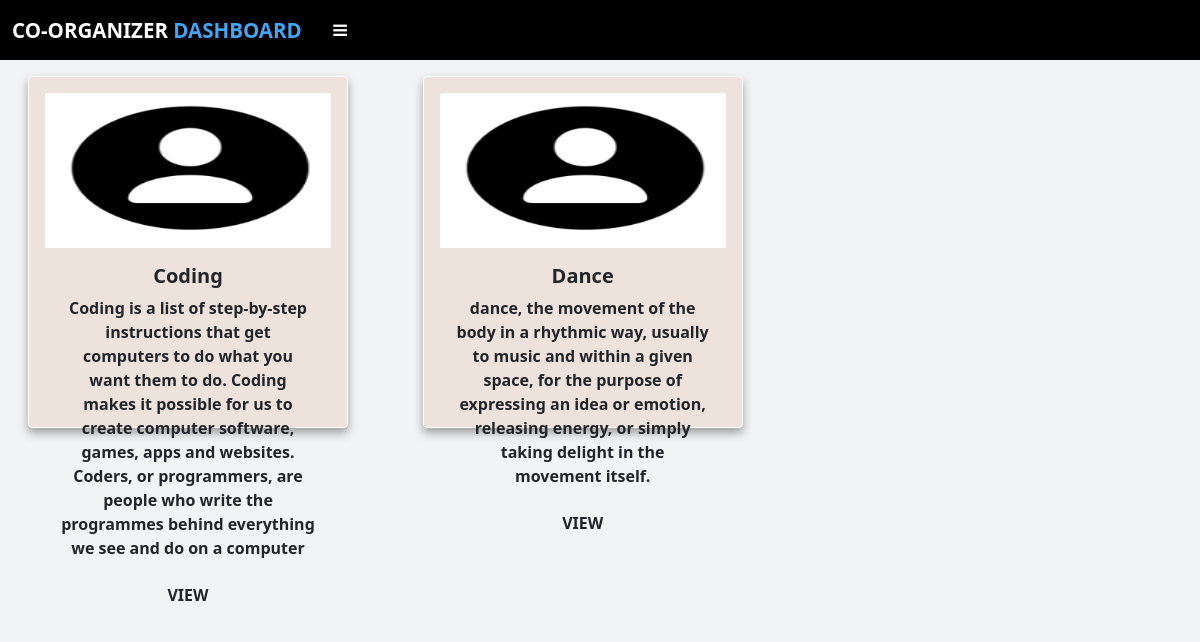
Screenshot of /coOrganizer_view_event (signed in) with the database file from the repository.
### app.py (models this page shows, shortened)
class Event(db.Model):
    id = db.Column(db.Integer,primary_key=True)
    name = db.Column(db.String(50),nullable=False)
    description = db.Column(db.String(255),nullable=False)
    date = db.Column(db.String(50), nullable=False)
    time = db.Column(db.String(50), nullable=False)
    category = db.Column(db.String(50),nullable=False)
    coorg_mail = db.Column(db.String(80),db.ForeignKey('coorganizer.email'))
    org_id = db.Column(db.Integer,db.ForeignKey('organizer.id'))
    judge = db.Column(db.String(50),nullable=True)
    participant_id=db.relationship('Participant',cascade="all,delete",backref='participants')
    judge_event_id=db.relationship('Judge',cascade="all,delete",backref='ownersj')
    part_event_id=db.relationship('Plist',cascade="all,delete",backref='ownersjp')

### app.py (the view)
@app.route("/coOrganizer_view_event")
def coOrganizer_view_event():
    if 'coorganizer' in session:
        events = Event.query.filter_by(coorg_mail=session['coorganizer_email'])
        return render_template('coOrganizer_view_event.html',data=events)
    else:
        flash("Session Expired","error")
        return redirect(url_for('coOrganizer_log'))

### templates/coOrganizer_view_event.html (shortened to what this page needs)
{% extends "coOrganizer_layout.html" %}
{% block head %} {{ super() }}
{% endblock %}
{% block content %} {% if data %}
<div class="row row-cols-1 row-cols-md-3 g-2 text-center mx-2">
  {% for i in data %}
  <form action="/coOrganizer_event_page/{{i['id']}}" method="POST">
    <div class="col">
      <div
        class="card p-3 m-3 zooom"
        style="width: 20rem; background-color: #eee2dc; height: 22rem"
      >
        <img
          src="../static/face.png"
          height="155px"
          width="105px"
          class="card-img-top"
          alt="candidate_logo"
        />
        <div class="card-body">
          <h5 class="card-title fw-bolder">{{i['name']}}</h5>
          <p class="card-text fw-bold">{{i['description']}}</p>
          <div class="text-center">
            <button class="btn btttn fw-bold" type="submit">VIEW</button>
          </div>
        </div>
      </div>
    </div>
  </form>
  {% endfor %}{% else %}
  <h2 class="text-center mt-5 fw-bold text-uppercase">
    No Events Assigned To You
  </h2>
  {% endif %}
</div>
{% endblock %}

### templates/coOrganizer_layout.html (shortened to what this page needs)
<!DOCTYPE html>
<html lang="en">
  <head>
    {% block head %}
    <link
      href="https://cdn.jsdelivr.net/npm/bootstrap@5.0.0/dist/css/bootstrap.min.css"
      rel="stylesheet"
    />
    <link
      rel="stylesheet"
      href="https://cdnjs.cloudflare.com/ajax/libs/font-awesome/4.7.0/css/font-awesome.min.css"
    />
    <link
      rel="stylesheet"
      href="https://cdnjs.cloudflare.com/ajax/libs/animate.css/4.1.1/animate.min.css"
    />
    {% endblock %}
  </head>
  <body>
    <nav
      class="navbar navbar-expand-lg navbar-light"
      style="background-color: #000000; height: 60px"
      id="navbar"
    >
      <div class="container-fluid">
        <a class="navbar-brand" href="#"
          ><h3 id="text1">Co-Organizer <span>Dashboard</span></h3></a
        >
        <button
          type="button"
          id="sidebarCollapse"
          class="btn btn-darks me-auto"
          onclick="openNav()"
        >
          <i class="fa fa-bars" aria-hidden="true"></i>
        </button>
      </div>
    </nav>
    <div id="content">{% block content %} {% endblock %}</div>
  </body>
</html>

### templates/coOrganizer_layout.html (style rules this page uses)
body { font-family: "Roboto" sans-serif; background-color: #f2f3f4; }
* { margin: 0; padding: 0; text-decoration: none; list-style: none; }
#text1 { color: #fff; margin: 0; text-transform: uppercase; font-size: 20.5px; font-weight: 750; }
#text1 span { color: #42a5f5; }
#sidebarCollapse { color: white; width: 45px; }
.card { border: solid 1px white; box-shadow: rgba(0, 0, 0, 0.35) 0px 5px 10px; }

### rows the page displays
Event: name "Coding", description "Coding is a list of step-by-step instructions that get computers to do what you want them to do. Coding makes it possible for us to create computer software, games, apps and websites. Coders, or programmers, are people who write the programmes behind everything we see and do on a computer"
Event: name "Dance", description "dance, the movement of the body in a rhythmic way, usually to music and within a given space, for the purpose of expressing an idea or emotion, releasing energy, or simply taking delight in the movement itself."
